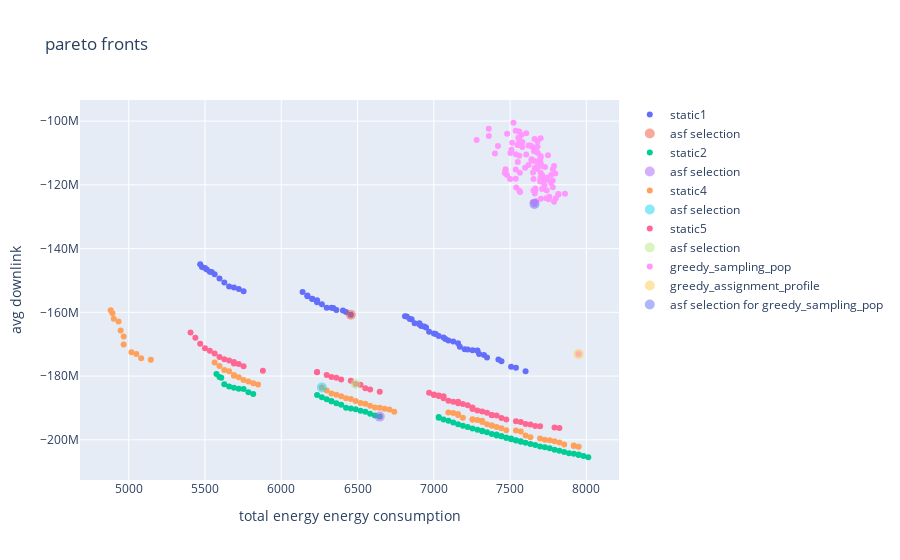
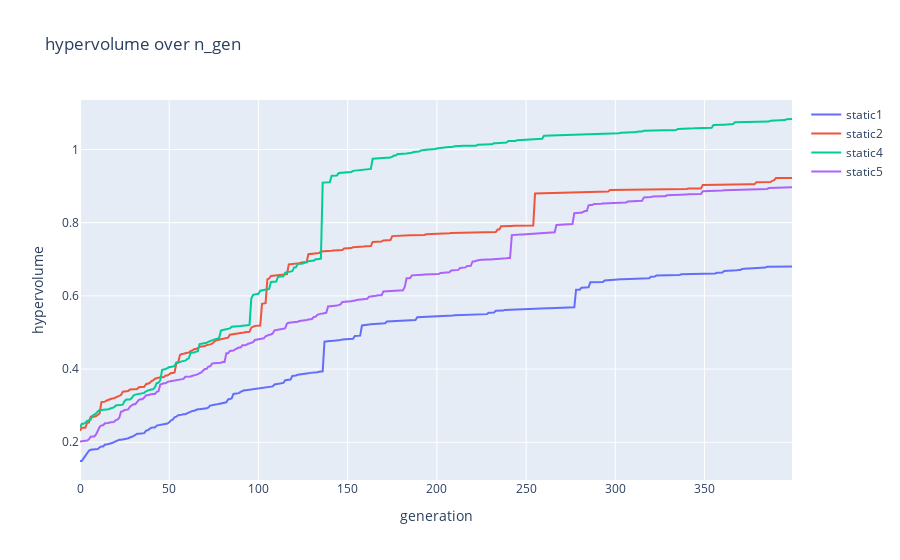

The notebook cell these images were saved under, in order:
### Code cell
fig1 = go.Figure()
fig1.update_layout(
    title=f"pareto fronts",
    xaxis_title="total energy energy consumption",
    yaxis_title="avg downlink")

##### add paretofronts of all runs
for index, pareto_front in enumerate(pareto_fronts):

    fig1.add_trace(
        go.Scatter(
            x=np.array(pareto_front)[:,0],
            y=np.array(pareto_front)[:,1],
            mode='markers',
            name=config_names[index],
            )
        )
    
    i_2 = asf_select(np.array(pareto_front))
    fig1.add_trace(
    go.Scatter(
        x=np.array(pareto_front[i_2][0]),
        y=np.array(pareto_front[i_2][1]),
        mode='markers',
        name= "asf selection",
        opacity= 0.5,
        marker=dict(size=10)
        )
    )

##### add rssi sampling population
son = Son(adjacencies_file_name=f"./datastore/{network_name}/{network_name}_adjacencies.json", parameter_config_file_name=f"./datastore/{network_name}/{config_names[0]}/{config_names[0]}.json")
sampling_pop_objecitve_space = create_greedy_rssi_sampling_pop(results_object["optimization_objectives"], son)
fig1.add_trace(
     go.Scatter(
        x=sampling_pop_objecitve_space[:,0],
        y=sampling_pop_objecitve_space[:,1],
        mode='markers',
        name= "greedy_sampling_pop",
        )
    )
###### highlight greedy assignment activation profile
fig1.add_trace(
    go.Scatter(
        x=np.array(sampling_pop_objecitve_space[-1][0]),
        y=np.array(sampling_pop_objecitve_space[-1][1]),
        mode='markers',
        name= "greedy_assignment_profile",
        opacity= 0.5,
        marker=dict(size=10)
        )
    )
##### highlight asf selection from rssi_sampling
i = asf_select(sampling_pop_objecitve_space)
fig1.add_trace(
    go.Scatter(
        x=np.array(sampling_pop_objecitve_space[i][0]),
        y=np.array(sampling_pop_objecitve_space[i][1]),
        mode='markers',
        name= "asf selection for greedy_sampling_pop",
        opacity= 0.5,
        marker=dict(size=10)
        )
    )

fig2 = go.Figure()
fig2.update_layout(
    title="hypervolume over n_gen",
    xaxis_title="generation",
    yaxis_title="hypervolume")

for index, hyper_volume_history in enumerate(hyper_volume_histories):
    fig2.add_trace(
        go.Scatter(
            x=list(range(0, len(hyper_volume_history))),
            y=hyper_volume_history,
            mode='lines',
            name=config_names[index],
            ))


fig1.show()
fig2.show()
